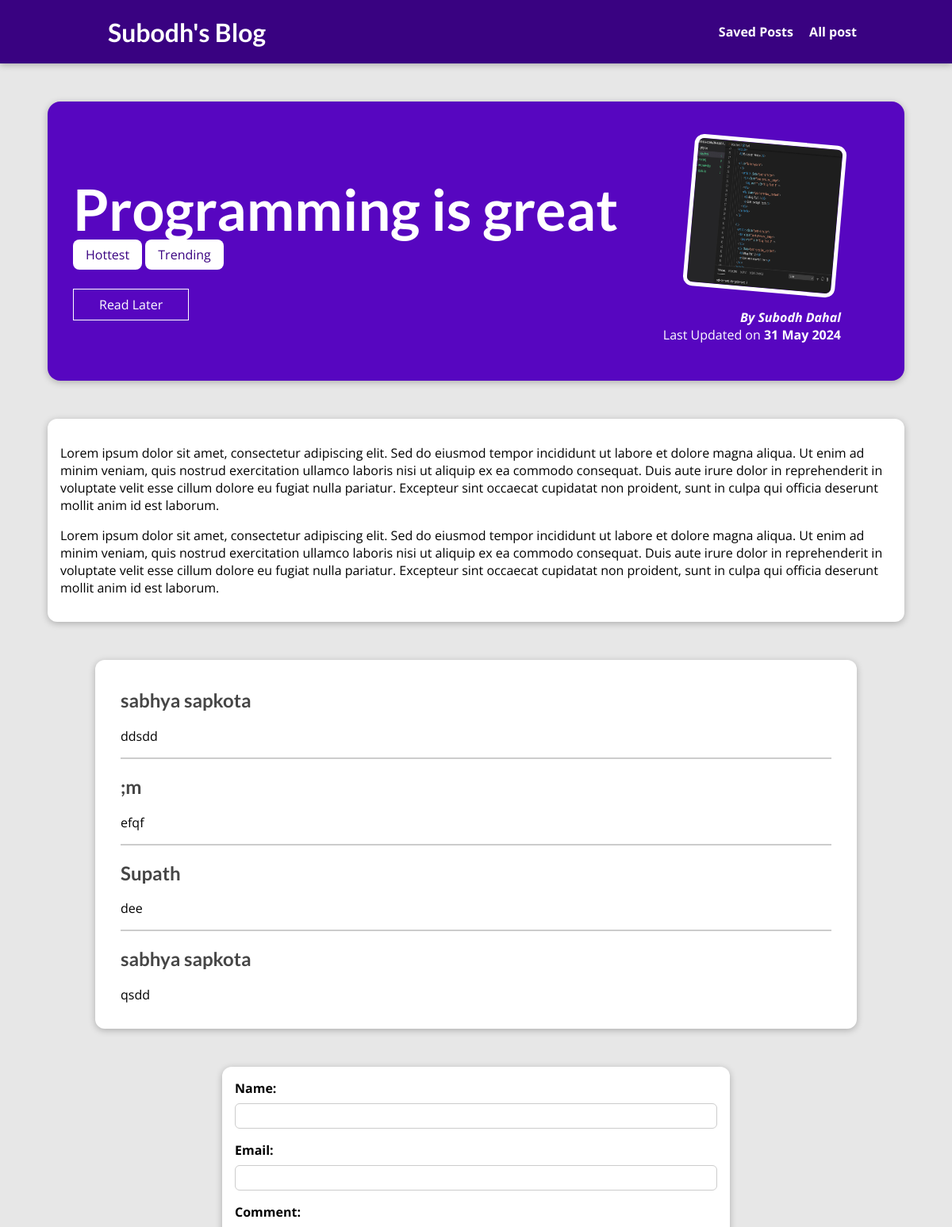
/post/programming-is-great (upper part), run on an earlier commit of the app's database.
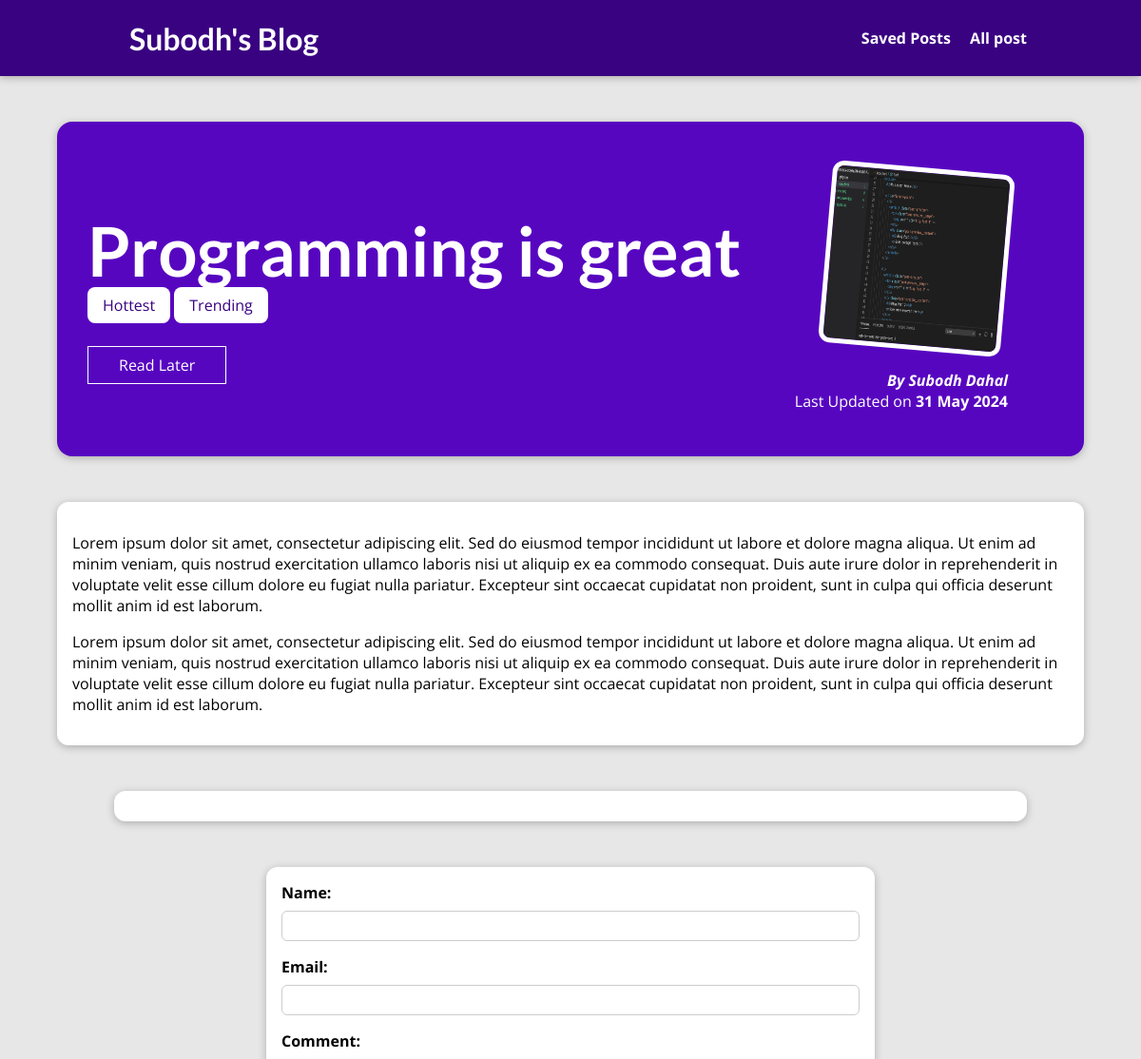
And on a later commit of the database.
### blogs/models.py (models this page shows, shortened)
class Tag(models.Model):
    caption = models.CharField(max_length=20)
    def __str__(self) :
        return f"{self.caption}"

class UserComments(models.Model):
    full_name = models.CharField(max_length=100)
    email = models.EmailField()
    comment = models.TextField()
    post = models.ForeignKey(Post,on_delete=models.CASCADE, null= True, related_name="comment")
    class Meta:
        verbose_name_plural = "UserComments"

### blogs/views.py (the view, shortened to what this page needs)
# urls.py: path("post/<slug:slug>",views.PostDetail.as_view(),name="post-detail-page"),
class PostDetail(View):
    def is_stored_post(self,request,post_id):
        stored_post = request.session.get("stored_posts")
        if stored_post is not None:
            is_saved_for_later = post_id in stored_post
            print(is_saved_for_later)
        else:
            is_saved_for_later = False
        return is_saved_for_later
    def get(self,request,slug):
        post = Post.objects.get(slug=slug)
        context = {
            "one_post" : post,
            "post_tags" : post.tag.all(),
            "form" : CommentForm,
            "comments" : post.comment.all().order_by('-id'),
            "is_saved" : self.is_stored_post(request,post.id)
        }
        return render(request,"blogs/post-detail.html",context)

### blogs/models.py (called while the page is built)
    def __str__(self):
        return f"{self.first_name} {self.last_name}"

### blogs/templates/blogs/post-detail.html (shortened to what this page needs)
{% extends "base.html" %}
{% load static %}
{% block "css-links" %}
<link rel="stylesheet" href="{%static "blogs/post-detail.css"%}">
{% endblock  %}
{% block "page-contents" %}
   <section id = "summary">
    <h2>{{one_post.title}}</h2>
    <div>
        {% for tag in post_tags %}
            <span class="tag">{{tag}}</span>
        {% endfor %}
    </div>
    <div id = "read-later">
        <form action="{%url "later-view"%}" method="POST">
            <button>
                {% if is_saved %}
                Remove form Saved
                {% else %}
                Read Later
                {% endif %}
            </button>
        </form>
    </div>
    <article>
        <img src="{{one_post.image.url}}" alt="{{one_post.title}}">
        <address>By <a href="mailto:{{one_post.author.email}}">{{one_post.author|title}}</a></address>
        <div>
            Last Updated on <time>{{one_post.date| date:"d M Y"}}</time>
        </div>
    </article>
   </section>
   <main>
    <p>
        {{one_post.content|linebreaks}}
    </p>
   </main>
   <section id="comments">
    <ul>
        {% for comment in comments  %}
          <li>
            <h2>{{comment.full_name}}</h2>
            <p>{{comment.comment|linebreaks}}</p>
          </li>
        {% endfor %}
    </ul>
   </section>
   <section id="comment-form">
    <form action="{%url "post-detail-page" one_post.slug%}" method ="POST">
        {% for fields in form %}
        <div class="form-control {% if fields.errors %}invalid{% endif %}">
            {{fields.label_tag}}
            {{fields}}
        </div>
        {% endfor %}
    </form>
   </section>
{% endblock  %}

What changed in the data, as far as the page shows it:
removed UserComments: full_name "sabhya sapkota", comment "ddsdd"
removed UserComments: full_name ";m", comment "efqf"
removed UserComments: full_name "Supath", comment "dee"
removed UserComments: full_name "sabhya sapkota", comment "qsdd"
